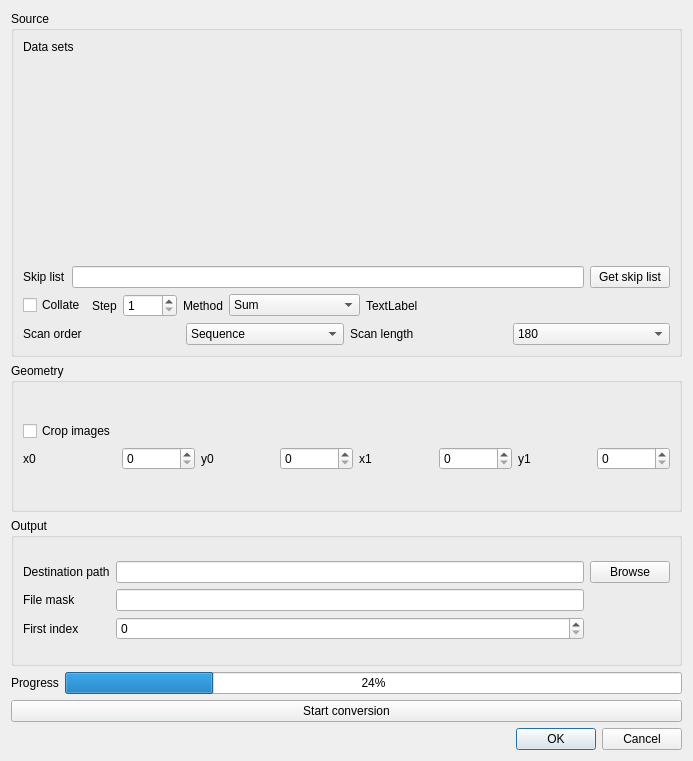
<?xml version="1.0" encoding="UTF-8"?>
<ui version="4.0">
 <class>FileConversionDialog</class>
 <widget class="QDialog" name="FileConversionDialog">
  <property name="geometry">
   <rect>
    <x>0</x>
    <y>0</y>
    <width>693</width>
    <height>761</height>
   </rect>
  </property>
  <property name="windowTitle">
   <string>File conversion tool</string>
  </property>
  <layout class="QVBoxLayout" name="verticalLayout_2">
   <item>
    <layout class="QVBoxLayout" name="verticalLayout">
     <item>
      <widget class="QGroupBox" name="groupBox_3">
       <property name="title">
        <string>Source</string>
       </property>
       <layout class="QVBoxLayout" name="verticalLayout_4">
        <item>
         <layout class="QVBoxLayout" name="verticalLayout_3">
          <item>
           <widget class="QLabel" name="label_9">
            <property name="text">
             <string>Data sets</string>
            </property>
           </widget>
          </item>
          <item>
           <widget class="ReaderConfigListWidget" name="ImageLoaderConfig" native="true">
            <property name="minimumSize">
             <size>
              <width>0</width>
              <height>200</height>
             </size>
            </property>
           </widget>
          </item>
          <item>
           <layout class="QHBoxLayout" name="horizontalLayout">
            <item>
             <widget class="QLabel" name="label">
              <property name="text">
               <string>Skip list</string>
              </property>
             </widget>
            </item>
            <item>
             <widget class="QLineEdit" name="lineEdit_SkipList"/>
            </item>
            <item>
             <widget class="QPushButton" name="pushButton_GetSkipList">
              <property name="text">
               <string>Get skip list</string>
              </property>
             </widget>
            </item>
           </layout>
          </item>
          <item>
           <layout class="QHBoxLayout" name="horizontalLayout_3">
            <item>
             <widget class="QCheckBox" name="checkCollate">
              <property name="text">
               <string>Collate</string>
              </property>
             </widget>
            </item>
            <item>
             <widget class="QLabel" name="labelCollationStep">
              <property name="text">
               <string>Step</string>
              </property>
             </widget>
            </item>
            <item>
             <widget class="QSpinBox" name="spinCollationSize">
              <property name="minimum">
               <number>1</number>
              </property>
              <property name="maximum">
               <number>1000</number>
              </property>
             </widget>
            </item>
            <item>
             <widget class="QLabel" name="labelAverageMethod">
              <property name="text">
               <string>Method</string>
              </property>
             </widget>
            </item>
            <item>
             <widget class="QComboBox" name="comboAverageMethod">
              <item>
               <property name="text">
                <string>Sum</string>
               </property>
              </item>
              <item>
               <property name="text">
                <string>Average</string>
               </property>
              </item>
              <item>
               <property name="text">
                <string>Median</string>
               </property>
              </item>
              <item>
               <property name="text">
                <string>Weighted Average</string>
               </property>
              </item>
              <item>
               <property name="text">
                <string>Min</string>
               </property>
              </item>
              <item>
               <property name="text">
                <string>Max</string>
               </property>
              </item>
             </widget>
            </item>
            <item>
             <widget class="QLabel" name="labelNumberOfFiles">
              <property name="text">
               <string>TextLabel</string>
              </property>
             </widget>
            </item>
            <item>
             <spacer name="horizontalSpacer">
              <property name="orientation">
               <enum>Qt::Horizontal</enum>
              </property>
              <property name="sizeHint" stdset="0">
               <size>
                <width>40</width>
                <height>20</height>
               </size>
              </property>
             </spacer>
            </item>
           </layout>
          </item>
          <item>
           <layout class="QHBoxLayout" name="horizontalLayout_2">
            <item>
             <widget class="QLabel" name="label_5">
              <property name="text">
               <string>Scan order</string>
              </property>
             </widget>
            </item>
            <item>
             <widget class="QComboBox" name="comboBox_ScanOrder">
              <item>
               <property name="text">
                <string>Sequence</string>
               </property>
              </item>
              <item>
               <property name="text">
                <string>Golden ratio</string>
               </property>
              </item>
             </widget>
            </item>
            <item>
             <widget class="QLabel" name="label_6">
              <property name="text">
               <string>Scan length</string>
              </property>
             </widget>
            </item>
            <item>
             <widget class="QComboBox" name="comboBox_ScanLength">
              <item>
               <property name="text">
                <string>180</string>
               </property>
              </item>
              <item>
               <property name="text">
                <string>360</string>
               </property>
              </item>
             </widget>
            </item>
           </layout>
          </item>
         </layout>
        </item>
       </layout>
      </widget>
     </item>
     <item>
      <widget class="QGroupBox" name="groupBox_2">
       <property name="title">
        <string>Geometry</string>
       </property>
       <layout class="QGridLayout" name="gridLayout_4">
        <item row="0" column="1">
         <layout class="QGridLayout" name="gridLayout_3">
          <item row="1" column="2">
           <widget class="QLabel" name="label_y0">
            <property name="text">
             <string>y0</string>
            </property>
           </widget>
          </item>
          <item row="0" column="0">
           <widget class="QCheckBox" name="checkBox">
            <property name="text">
             <string>Crop images</string>
            </property>
           </widget>
          </item>
          <item row="1" column="0">
           <widget class="QLabel" name="label_x0">
            <property name="text">
             <string>x0</string>
            </property>
           </widget>
          </item>
          <item row="1" column="6">
           <widget class="QLabel" name="label_y1">
            <property name="text">
             <string>y1</string>
            </property>
           </widget>
          </item>
          <item row="1" column="4">
           <widget class="QLabel" name="label_x1">
            <property name="text">
             <string>x1</string>
            </property>
           </widget>
          </item>
          <item row="1" column="5">
           <widget class="QSpinBox" name="spinBox_x1">
            <property name="maximum">
             <number>9999</number>
            </property>
           </widget>
          </item>
          <item row="1" column="3">
           <widget class="QSpinBox" name="spinBox_y0">
            <property name="maximum">
             <number>9999</number>
            </property>
           </widget>
          </item>
          <item row="1" column="1">
           <widget class="QSpinBox" name="spinBox_x0">
            <property name="maximum">
             <number>9999</number>
            </property>
           </widget>
          </item>
          <item row="1" column="7">
           <widget class="QSpinBox" name="spinBox_y1">
            <property name="maximum">
             <number>9999</number>
            </property>
           </widget>
          </item>
         </layout>
        </item>
       </layout>
      </widget>
     </item>
     <item>
      <widget class="QGroupBox" name="groupBox">
       <property name="title">
        <string>Output</string>
       </property>
       <layout class="QGridLayout" name="gridLayout_2">
        <item row="0" column="0">
         <layout class="QGridLayout" name="gridLayout">
          <item row="0" column="1">
           <widget class="QLineEdit" name="lineEdit_DestinationPath"/>
          </item>
          <item row="0" column="0">
           <widget class="QLabel" name="label_2">
            <property name="text">
             <string>Destination path</string>
            </property>
           </widget>
          </item>
          <item row="0" column="2">
           <widget class="QPushButton" name="pushButton_BrowseDestination">
            <property name="text">
             <string>Browse</string>
            </property>
           </widget>
          </item>
          <item row="1" column="0">
           <widget class="QLabel" name="label_3">
            <property name="text">
             <string>File mask</string>
            </property>
           </widget>
          </item>
          <item row="1" column="1">
           <widget class="QLineEdit" name="lineEdit_DestinationMask"/>
          </item>
          <item row="2" column="0">
           <widget class="QLabel" name="label_4">
            <property name="text">
             <string>First index</string>
            </property>
           </widget>
          </item>
          <item row="2" column="1">
           <widget class="QSpinBox" name="spinBox_FirstDestinationIndex">
            <property name="maximum">
             <number>9999</number>
            </property>
           </widget>
          </item>
         </layout>
        </item>
       </layout>
      </widget>
     </item>
    </layout>
   </item>
   <item>
    <layout class="QHBoxLayout" name="horizontalLayout_4">
     <item>
      <widget class="QLabel" name="label_7">
       <property name="text">
        <string>Progress</string>
       </property>
      </widget>
     </item>
     <item>
      <widget class="QProgressBar" name="progressBar">
       <property name="value">
        <number>24</number>
       </property>
      </widget>
     </item>
    </layout>
   </item>
   <item>
    <widget class="QPushButton" name="pushButton_StartConversion">
     <property name="text">
      <string>Start conversion</string>
     </property>
    </widget>
   </item>
   <item>
    <widget class="QDialogButtonBox" name="buttonBox">
     <property name="orientation">
      <enum>Qt::Horizontal</enum>
     </property>
     <property name="standardButtons">
      <set>QDialogButtonBox::Cancel|QDialogButtonBox::Ok</set>
     </property>
    </widget>
   </item>
  </layout>
 </widget>
 <customwidgets>
  <customwidget>
   <class>ReaderConfigListWidget</class>
   <extends>QWidget</extends>
   <header location="global">readerconfiglistwidget.h</header>
   <container>1</container>
  </customwidget>
 </customwidgets>
 <resources/>
 <connections>
  <connection>
   <sender>buttonBox</sender>
   <signal>accepted()</signal>
   <receiver>FileConversionDialog</receiver>
   <slot>accept()</slot>
   <hints>
    <hint type="sourcelabel">
     <x>248</x>
     <y>254</y>
    </hint>
    <hint type="destinationlabel">
     <x>157</x>
     <y>274</y>
    </hint>
   </hints>
  </connection>
  <connection>
   <sender>buttonBox</sender>
   <signal>rejected()</signal>
   <receiver>FileConversionDialog</receiver>
   <slot>reject()</slot>
   <hints>
    <hint type="sourcelabel">
     <x>316</x>
     <y>260</y>
    </hint>
    <hint type="destinationlabel">
     <x>286</x>
     <y>274</y>
    </hint>
   </hints>
  </connection>
 </connections>
</ui>
